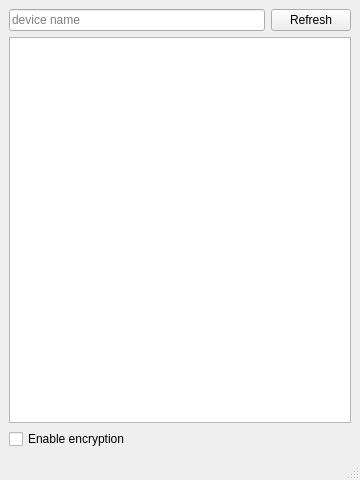
<?xml version="1.0" encoding="UTF-8"?>
<ui version="4.0">
 <class>MainWindow</class>
 <widget class="QMainWindow" name="MainWindow">
  <property name="geometry">
   <rect>
    <x>0</x>
    <y>0</y>
    <width>360</width>
    <height>480</height>
   </rect>
  </property>
  <property name="minimumSize">
   <size>
    <width>360</width>
    <height>480</height>
   </size>
  </property>
  <property name="maximumSize">
   <size>
    <width>360</width>
    <height>480</height>
   </size>
  </property>
  <property name="windowTitle">
   <string>File transfer</string>
  </property>
  <widget class="QWidget" name="centralwidget">
   <layout class="QGridLayout" name="gridLayout">
    <item row="0" column="0">
     <layout class="QVBoxLayout" name="verticalLayout">
      <item>
       <layout class="QHBoxLayout" name="horizontalLayout">
        <item>
         <widget class="QLineEdit" name="myName">
          <property name="placeholderText">
           <string>device name</string>
          </property>
         </widget>
        </item>
        <item>
         <widget class="QPushButton" name="refreshPeersButton">
          <property name="text">
           <string>Refresh</string>
          </property>
         </widget>
        </item>
       </layout>
      </item>
      <item>
       <widget class="QListWidget" name="peerList"/>
      </item>
      <item>
       <widget class="QCheckBox" name="enableEncryption">
        <property name="text">
         <string>Enable encryption</string>
        </property>
       </widget>
      </item>
     </layout>
    </item>
   </layout>
  </widget>
  <widget class="QMenuBar" name="menubar">
   <property name="geometry">
    <rect>
     <x>0</x>
     <y>0</y>
     <width>360</width>
     <height>25</height>
    </rect>
   </property>
   <property name="nativeMenuBar">
    <bool>true</bool>
   </property>
  </widget>
  <widget class="QStatusBar" name="statusbar"/>
 </widget>
 <resources/>
 <connections/>
</ui>
